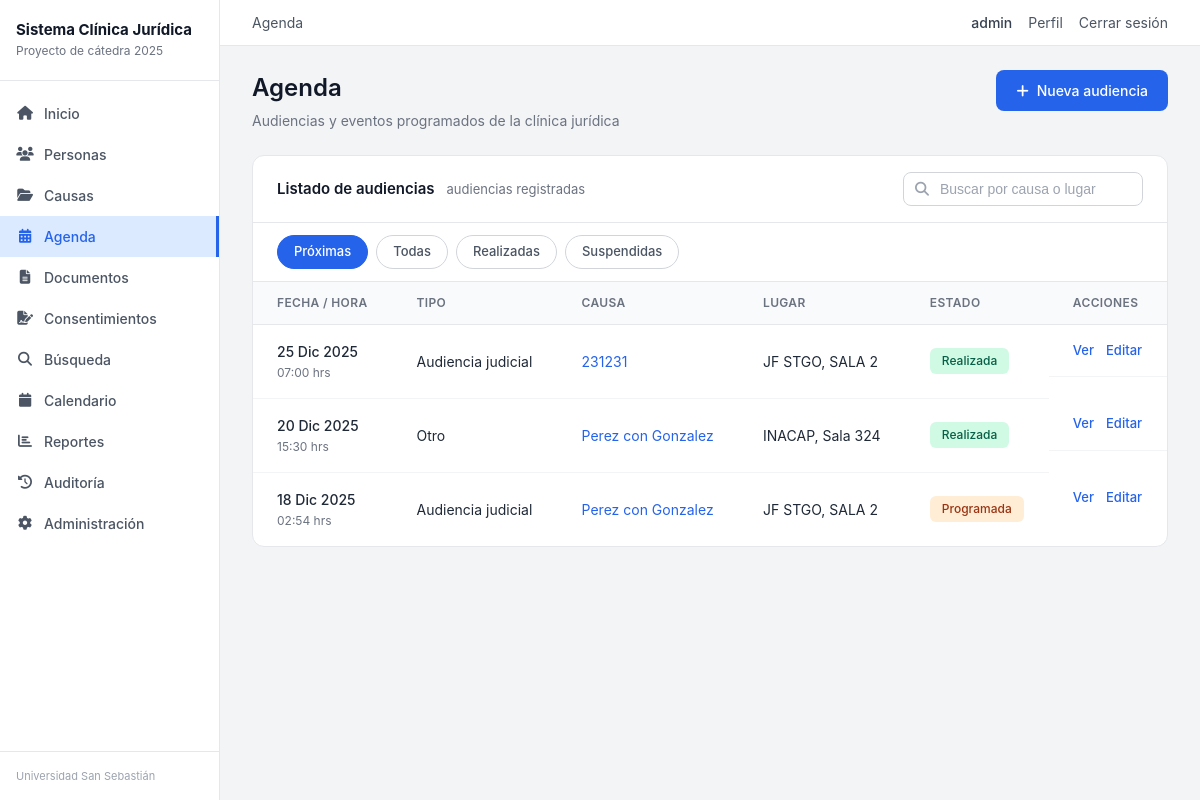
Before: /audiencias/ (signed in) with the older database file.
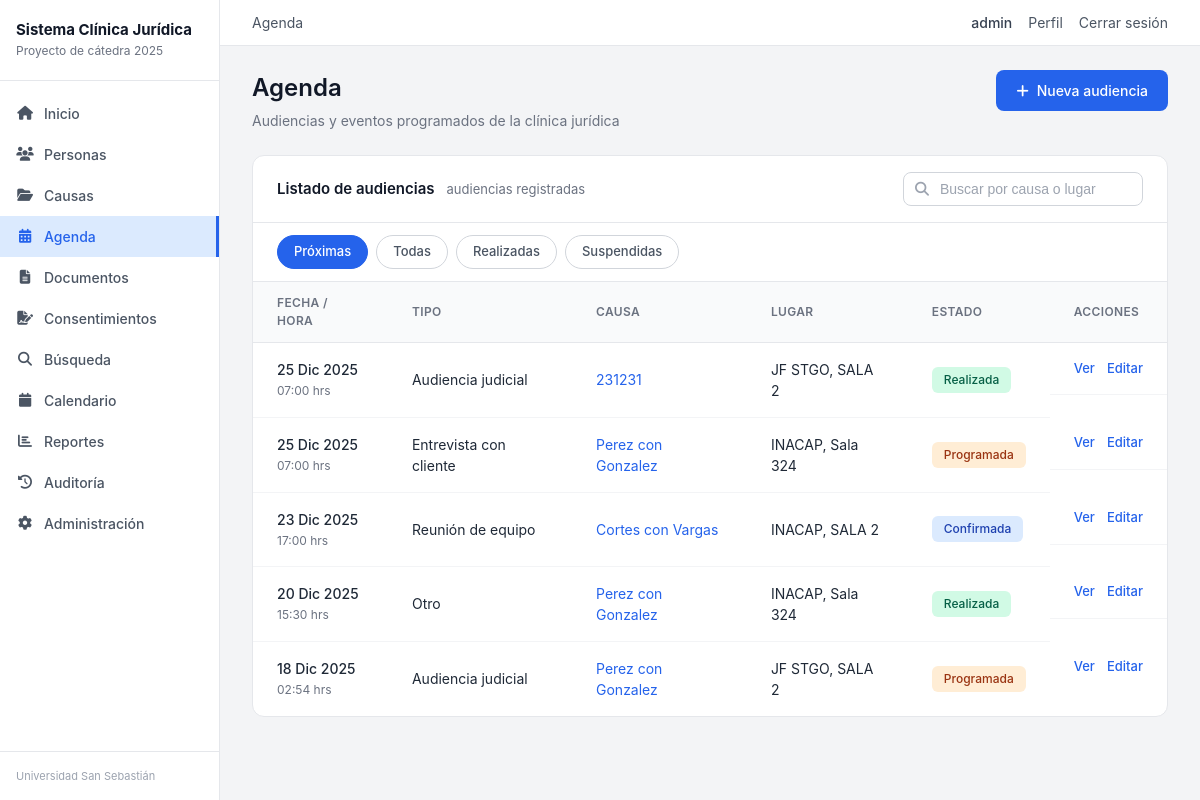
After: the same page with the newer database file.
### apps/gestion/models.py (models this page shows, shortened)
class Audiencia(models.Model):
    TIPO_EVENTO_CHOICES = [
        ('AUDIENCIA_JUDICIAL', 'Audiencia judicial'),
        ('ENTREVISTA_CLIENTE', 'Entrevista con cliente'),
        ('REUNION_EQUIPO', 'Reunión de equipo'),
        ('REUNION_SUPERVISOR', 'Reunión con supervisor'),
        ('COMPARENDO', 'Comparendo'),
        ('MEDIACION', 'Mediación'),
        ('OTRO', 'Otro'),
    ]
    ESTADO_CHOICES = [
        ('PROGRAMADA', 'Programada'),
        ('CONFIRMADA', 'Confirmada'),
        ('REALIZADA', 'Realizada'),
        ('SUSPENDIDA', 'Suspendida'),
        ('REPROGRAMADA', 'Reprogramada'),
        ('CANCELADA', 'Cancelada'),
    ]
    causa = models.ForeignKey(
        Causa,
        on_delete=models.CASCADE,
        related_name='audiencias',
        verbose_name='Causa'
    )
    audiencia_anterior = models.ForeignKey(
        'self',
        on_delete=models.SET_NULL,
        null=True,
        blank=True,
        related_name='reprogramaciones',
        verbose_name='Audiencia anterior',
        help_text='Si es reprogramación, indicar la audiencia original'
    )
    tipo_evento = models.CharField(
        max_length=20,
        choices=TIPO_EVENTO_CHOICES,
        default='AUDIENCIA_JUDICIAL',
        verbose_name='Tipo de evento'
    )
    fecha_hora = models.DateTimeField(verbose_name='Fecha y hora')
    duracion_estimada = models.PositiveIntegerField(
        default=60,
        verbose_name='Duración estimada (minutos)'
    )
    lugar = models.CharField(
        max_length=200,
        blank=True,
        null=True,
        verbose_name='Lugar'
    )
    sala = models.CharField(
        max_length=50,
        blank=True,
        null=True,
        verbose_name='Sala',
        help_text='Número de sala si aplica'
    )
    estado = models.CharField(
        max_length=20,
        choices=ESTADO_CHOICES,
        default='PROGRAMADA',
        verbose_name='Estado'
    )
    motivo_suspension = models.TextField(
        blank=True,
        null=True,
        verbose_name='Motivo de suspensión/reprogramación'
    )
    asistio_cliente = models.BooleanField(
        default=False,
        verbose_name='¿Asistió el cliente?'
    )
    asistio_estudiante = models.BooleanField(
        default=False,
        verbose_name='¿Asistió el estudiante?'
    )
    asistio_supervisor = models.BooleanField(
        default=False,
        verbose_name='¿Asistió el supervisor?'
    )
    resultado = models.TextField(
        blank=True,
        null=True,
        verbose_name='Resultado',
        help_text='Descripción de lo ocurrido en la audiencia'
    )
    recordatorio_enviado = models.BooleanField(
        default=False,
        verbose_name='Recordatorio enviado'
    )
    fecha_recordatorio = models.DateTimeField(
        blank=True,
        null=True,
        verbose_name='Fecha de envío de recordatorio'
    )
    observaciones = models.TextField(
        blank=True,
        null=True,
        verbose_name='Observaciones'
    )
    creado_por = models.ForeignKey(
        User,
        on_delete=models.SET_NULL,
        null=True,
        blank=True,
        related_name='audiencias_creadas',
        verbose_name='Creado por'
    )
    fecha_creacion = models.DateTimeField(
        auto_now_add=True,
        verbose_name='Fecha de creación'
    )
    fecha_modificacion = models.DateTimeField(
        auto_now=True,
        verbose_name='Última modificación'
    )
    class Meta:
        ordering = ['-fecha_hora']
        verbose_name = 'Audiencia'
        verbose_name_plural = 'Audiencias'
        indexes = [
            models.Index(fields=['causa'], name='audiencia_causa_idx'),
            models.Index(fields=['fecha_hora'], name='audiencia_fecha_idx'),
            models.Index(fields=['-fecha_hora'], name='audiencia_fecha_desc_idx'),
            models.Index(fields=['estado'], name='audiencia_estado_idx'),
            models.Index(fields=['tipo_evento'], name='audiencia_tipo_idx'),
            models.Index(fields=['fecha_hora', 'estado'], name='audiencia_fecha_estado_idx'),
        ]

class Causa(models.Model):
    rit = models.CharField(
        'RIT',
        max_length=20,
        blank=True,
        validators=[validar_rit],
        help_text='Formato: C-1234-2024'
    )
    ruc = models.CharField(
        'RUC',
        max_length=20,
        blank=True,
        validators=[validar_ruc],
        help_text='Formato: 2400123456-7'
    )
    tribunal = models.ForeignKey(
        Tribunal,
        on_delete=models.PROTECT,
        related_name='causas',
        verbose_name='Tribunal'
    )
    materia = models.ForeignKey(
        Materia,
        on_delete=models.PROTECT,
        related_name='causas',
        verbose_name='Materia'
    )
    caratula = models.CharField(max_length=200, verbose_name='Carátula')
    descripcion = models.TextField(
        'Descripción del caso',
        blank=True,
        help_text='Antecedentes y contexto del caso'
    )
    observaciones = models.TextField(
        'Observaciones internas',
        blank=True,
        help_text='Notas internas para el equipo de la clínica jurídica'
    )
    estado = models.ForeignKey(
        EstadoCausa,
        on_delete=models.PROTECT,
        related_name='causas',
        verbose_name='Estado'
    )
    fecha_creacion = models.DateField(auto_now_add=True, verbose_name='Fecha de creación')
    responsable = models.ForeignKey(
        User,
        on_delete=models.SET_NULL,
        null=True,
        blank=True,
        related_name='causas',
        verbose_name='Responsable'
    )
    class Meta:
        ordering = ['-fecha_creacion']
        verbose_name = 'Causa'
        verbose_name_plural = 'Causas'
        indexes = [
            models.Index(fields=['rit'], name='causa_rit_idx'),
            models.Index(fields=['ruc'], name='causa_ruc_idx'),
            models.Index(fields=['caratula'], name='causa_caratula_idx'),
            models.Index(fields=['estado'], name='causa_estado_idx'),
            models.Index(fields=['tribunal'], name='causa_tribunal_idx'),
            models.Index(fields=['materia'], name='causa_materia_idx'),
            models.Index(fields=['responsable'], name='causa_responsable_idx'),
            models.Index(fields=['fecha_creacion'], name='causa_fecha_idx'),
            models.Index(fields=['-fecha_creacion'], name='causa_fecha_desc_idx'),
        ]

### apps/gestion/views.py (the view)
# urls.py: path('audiencias/', views.audiencias_lista, name='audiencias_lista'),
@login_required
def audiencias_lista(request):
    audiencias = Audiencia.objects.select_related('causa', 'causa__tribunal', 'causa__responsable').order_by('-fecha_hora')
    rol_usuario = obtener_rol_usuario(request.user)
    if rol_usuario == 'ESTUDIANTE':
        audiencias = audiencias.filter(causa__responsable=request.user)
    estado = request.GET.get('estado', '')
    fecha_desde = request.GET.get('fecha_desde', '')
    fecha_hasta = request.GET.get('fecha_hasta', '')
    if estado:
        audiencias = audiencias.filter(estado=estado)
    if fecha_desde:
        audiencias = audiencias.filter(fecha_hora__date__gte=fecha_desde)
    if fecha_hasta:
        audiencias = audiencias.filter(fecha_hora__date__lte=fecha_hasta)
    paginator = Paginator(audiencias, 15)
    page = request.GET.get('page')
    try:
        page_obj = paginator.page(page)
    except PageNotAnInteger:
        page_obj = paginator.page(1)
    except EmptyPage:
        page_obj = paginator.page(paginator.num_pages)
    context = {
        'audiencias': page_obj,
        'page_obj': page_obj,
        'estado_filtro': estado,
        'fecha_desde': fecha_desde,
        'fecha_hasta': fecha_hasta,
    }
    return render(request, 'gestion/audiencias_lista.html', context)

### apps/gestion/permissions.py (called while the page is built)
def obtener_rol_usuario(usuario):
    if not usuario.is_authenticated:
        return None
    if hasattr(usuario, 'perfil') and usuario.perfil:
        rol = usuario.perfil.rol
        return ROLES_ALIAS.get(rol, rol)
    return None

def obtener_permisos_usuario(usuario):
    if not usuario.is_authenticated:
        return {}
    if usuario.is_superuser:
        return {k: True for k in PERMISOS_POR_ROL['ADMIN'].keys()}
    rol = obtener_rol_usuario(usuario)
    if not rol:
        return {}
    return PERMISOS_POR_ROL.get(rol, {}).copy()

def es_admin(usuario):
    return usuario.is_superuser or obtener_rol_usuario(usuario) == 'ADMIN'

def es_externo(usuario):
    return obtener_rol_usuario(usuario) == 'EXTERNO'

def permisos_context_processor(request):
    if not request.user.is_authenticated:
        return {'permisos': {}, 'rol_usuario': None}
    return {
        'permisos': obtener_permisos_usuario(request.user),
        'rol_usuario': obtener_rol_usuario(request.user),
        'es_admin': es_admin(request.user),
        'es_externo': es_externo(request.user),
    }

### templates/gestion/audiencias_lista.html (shortened to what the changed rows need)
{% extends 'base.html' %}
{% block content %}
<div class="page-header-flex">
    <div class="page-header-content">
        <h1 class="page-title">Agenda</h1>
    </div>
</div>
<div class="list-card">
    <div class="list-card-body">
        <table class="list-table">
            <thead>
                <tr>
                    <th>Fecha / Hora</th>
                    <th>Tipo</th>
                    <th>Causa</th>
                    <th>Lugar</th>
                    <th>Estado</th>
                    <th>Acciones</th>
                </tr>
            </thead>
            <tbody id="tableBody">
            {% for a in audiencias %}
                <tr>
                    <td>
                        <div class="cell-datetime">
                            <span class="datetime-date">{{ a.fecha_hora|date:"d M Y" }}</span>
                            <span class="datetime-time">{{ a.fecha_hora|time:"H:i" }} hrs</span>
                        </div>
                    </td>
                    <td>{{ a.get_tipo_evento_display }}</td>
                    <td>
                        <a href="{% url 'gestion:causa_detalle' a.causa.pk %}">{{ a.causa.caratula|truncatewords:4 }}</a>
                    </td>
                    <td>{{ a.lugar|default:"-" }}{% if a.sala %}, {{ a.sala }}{% endif %}</td>
                    <td>
                        {% if a.estado == 'PROGRAMADA' %}
                            <span class="status-badge status-orange">Programada</span>
                        {% elif a.estado == 'CONFIRMADA' %}
                            <span class="status-badge status-blue">Confirmada</span>
                        {% elif a.estado == 'REALIZADA' %}
                            <span class="status-badge status-green">Realizada</span>
                        {% elif a.estado == 'SUSPENDIDA' %}
                            <span class="status-badge status-red">Suspendida</span>
                        {% elif a.estado == 'REPROGRAMADA' %}
                            <span class="status-badge status-yellow">Reprogramada</span>
                        {% elif a.estado == 'CANCELADA' %}
                            <span class="status-badge status-gray">Cancelada</span>
                        {% else %}
                            <span class="status-badge status-gray">{{ a.get_estado_display }}</span>
                        {% endif %}
                    </td>
                    <td class="cell-actions">
                        <a href="{% url 'gestion:audiencia_detalle' a.pk %}" class="action-link">Ver</a>
                        {% if permisos.puede_editar_audiencia %}
                        <a href="{% url 'gestion:audiencia_editar' a.pk %}" class="action-link">Editar</a>
                        {% endif %}
                    </td>
                </tr>
            {% empty %}
                <tr>
                    <td colspan="6" class="empty-table">No hay audiencias registradas.</td>
                </tr>
            {% endfor %}
            </tbody>
        </table>
    </div>
</div>
{% endblock %}

Changed rows visible on the page:
added Audiencia: fecha_hora "25 Dic 2025", fecha_hora "07:00", tipo_evento "Entrevista con cliente", causa.caratula "Perez con Gonzalez", lugar "INACAP", sala "Sala 324", estado "Programada"
added Audiencia: fecha_hora "23 Dic 2025", fecha_hora "17:00", tipo_evento "Reunión de equipo", causa.caratula "Cortes con Vargas", lugar "INACAP", sala "SALA 2", estado "Confirmada"
